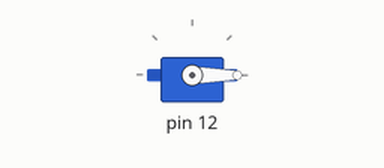
A program run on a simulated MicroPython board. Shown: servo. At 3.0 s the program stops and its outputs stay as they are.

Above: at 0.1 s.
At 2.1 s:
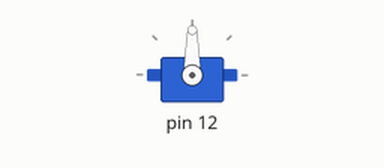
Timing chart, 0 to 3.6 s (numbered marks = the images above):
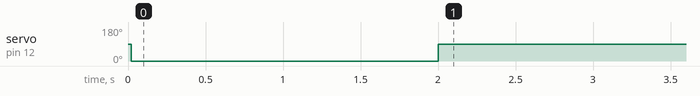

The program:

launcher.py
```python
#
# Launcher
#
from servo import Servo
from time import sleep

# Yaw center is 75deg
# Pitch horizontal = 85 deg
# Trigger vertical = 80 deg (100 cocked) (0 release)
COCKED_ANGLE = 90
RELEASE_ANGLE = 0

class Launcher:
    def __init__(self):
        self.yaw_servo = Servo(pin_id=10)
        self.pitch_servo = Servo(pin_id=11)
        self.trigger = Servo(pin_id=12)

        self.initialize()

    def initialize(self):
        self.trigger.write(COCKED_ANGLE)
        self.trigger.off()

    def yaw(self):
        self.yaw_servo.write(20)
        sleep(1)
        self.yaw_servo.write(170)

    def pitch(self, angle):
        self.pitch_servo.write(angle)
        sleep(1)

    def shoot(self):
        self.trigger.write(RELEASE_ANGLE)
        sleep(2)
        self.trigger.write(COCKED_ANGLE)
        sleep(1)
        self.trigger.off()


if __name__ == '__main__':
    launcher = Launcher()


    launcher.shoot()
    
```

Measured:
- by itself, servo on pin 12: 90° → 0° at 0.02 s, → 90° 2.0 s later
